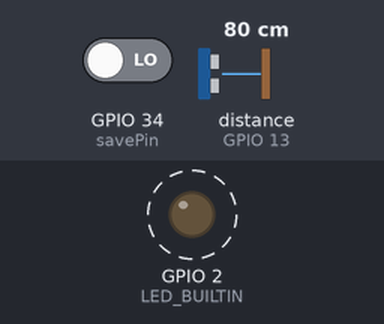
This sketch was run on a simulated ESP32. On the bench: output pins drawn as LEDs (lit = HIGH). Wiring (inferred from the names in the program): ultrasonic range finder: trigger GPIO 13; echo GPIO 13. Dashed ring = blinking. The inputs (shaded band) are chosen by the test bench; at power-on: distance to the obstacle (sensor on GPIO 13) 80 cm, GPIO 34 (savePin) LOW. The echo pulse lasts 58.3 µs per cm; EEPROM starts erased.

Above: at 0.99 s.
1.3 s: distance to the obstacle (sensor on GPIO 13) set to 293 cm
4.3 s: distance to the obstacle (sensor on GPIO 13) set to 299 cm
5.8 s: GPIO 34 (savePin) driven HIGH
At 7.7 s:
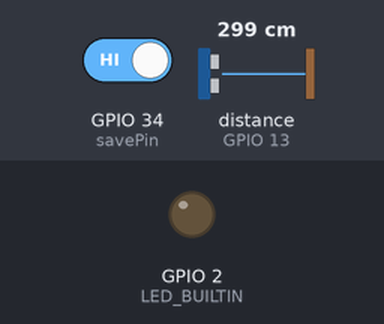
8.0 s: distance to the obstacle (sensor on GPIO 13) set to 2 cm
At 8.28 s:
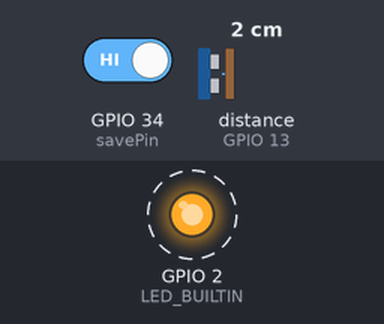
Timing chart, 0 to 12.0 s (numbered marks = the images above; inputs shaded):
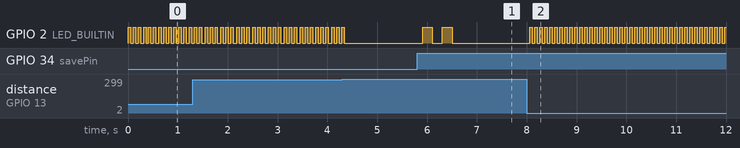

Measured:
- after the input at 4.3 s, GPIO 2 (LED_BUILTIN): goes on until 4.3 s, then stays LOW
- after the input at 5.8 s, GPIO 2 (LED_BUILTIN): alternates HIGH for 0.20 s and LOW for 0.20 s, 4 changes in all, then stays LOW, starting after 0.11 s
- after the input at 8.0 s, GPIO 2 (LED_BUILTIN): alternates HIGH for 0.05 s and LOW for 0.05 s, starting after 0.06 s
- by itself, GPIO 2 (LED_BUILTIN): alternates HIGH for 0.05 s and LOW for 0.05 s

The sketch:

main.ino
```cpp
#include <EEPROM.h>

const int pingPin = 13;             // The pin PING))) sensor is connected to

const int savePin = 34;             // The pin for the save safe distance button
unsigned long lastDebounceTime = 0; // Last time the save button was toggled
unsigned long debounceDelay = 50;   // Debounce time; increase if the output flickers
int buttonState;                    // Current value of the save button
int lastButtonState = LOW;          // Previous value of the save button

const int distanceLimitAddr = 0;    // EEPROM address of the distance threshold parameter
const long distanceMax = 300;       // 300 cm is the maximum distance PING))) can detect
long distanceLimit=300;             // Local instance of the distance threshold parameter (cm)

/**
 * Flash LED
 */
void flashLed(int pin, int times, int wait) {
  for (int i = 0; i < times; i++) {
    digitalWrite(pin, HIGH);
    delay(wait);
    digitalWrite(pin, LOW);

    if (i + 1 < times) {
      delay(wait);
    }
  }
}

/**
 * Write a value from EEPROM
 */
template <typename T>
int EEPROM_write(int addr, T const& value)
{
    const byte* p = reinterpret_cast<byte const* const>(reinterpret_cast<void const* const>(&value));
    int i;
    for (i = 0; i < sizeof(value); i++) {
        EEPROM.write(addr++, *p++);
    }
    return i;
}

template <typename T>
int EEPROM_read(int addr, T& value)
{
    byte* p = reinterpret_cast<byte*>(reinterpret_cast<void*>(&value));
    int i;
    for (i = 0; i < sizeof(value); i++) {
        *p++ = EEPROM.read(addr++);
    }
    return i;
}

/**
 * Read a value to EEPROM, if it exists at the addr.
 * Validate the range, return default value if not in the range.
 */
template <typename T>
float EEPROM_read(int addr, T& value, T const& minVal, T const& maxVal, T const& defaultVal)
{
    EEPROM_read(addr, value);
    // if the value is out of range ...
    if ((value < minVal) || (value > maxVal)) {
        // ... replace it with default value
        value = defaultVal;
        EEPROM_write(addr, value);
    }
    return value;
}

/**
 * Read PING))) sensor
 *
 * Result:
 *   time it took the sound to travel to the target and back in microseconts
 */
long readPing()
{
  // The PING))) is triggered by a HIGH pulse of 2 or more microseconds.
  // Give a short LOW pulse beforehand to ensure a clean HIGH pulse:
  pinMode(pingPin, OUTPUT);
  digitalWrite(pingPin, LOW);
  delayMicroseconds(2);
  digitalWrite(pingPin, HIGH);
  delayMicroseconds(5);
  digitalWrite(pingPin, LOW);

  // The same pin is used to read the signal from the PING))): a HIGH
  // pulse whose duration is the time (in microseconds) from the sending
  // of the ping to the reception of its echo off of an object.
  pinMode(pingPin, INPUT);
  long duration = pulseIn(pingPin, HIGH);

  return duration;
}

/**
 * Convert time delay in microseconds it took the sound to travel to the target and back to centimeters.
 */
long usec2cm(long usec)
{
  // Speed of sound is 340 m/s or 29 usec/cm.
  // The sound travels out and back, so devide the distance by 2.
  return usec / 29 / 2;
}

void setup() {
  // initialize digital pin LED_BUILTIN as an output for BT Connected status.
  pinMode(LED_BUILTIN, OUTPUT);

  // Initialize Save button pin
  pinMode(savePin, INPUT);

  // Read the distance threshold value from EEPROM (default is 300 cm)
  EEPROM_read(distanceLimitAddr, distanceLimit,
    static_cast<long>(3), static_cast<long>(distanceMax), static_cast<long>(distanceMax));
}

void loop() {
  // Read the sensor
  long duration = readPing();

  // Convert duration to distance
  long cm = usec2cm(duration);

  if (cm < distanceLimit) {
    flashLed(LED_BUILTIN, 3, 50);
  }

  // Read the Save button
  int save = digitalRead(savePin);

  // If the button state changed
  if (save != lastButtonState) {
    // reset the timer
    lastDebounceTime = millis();
  }

  // if enough time passed
  if ((millis() - lastDebounceTime) > debounceDelay) {
    // and the button state changed
    if (save != buttonState) {
      buttonState = save;

      // and the button state is HIGH
      if (buttonState == HIGH) {
        // save the new distance threshold
        EEPROM_write(distanceLimitAddr, cm);
        distanceLimit = cm;

        // and slowly flash LED twice
        flashLed(LED_BUILTIN, 2, 200);
      }
    }
  }

  lastButtonState = save;

  delay(50);
}
```
